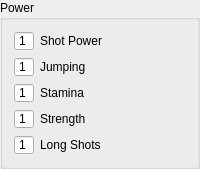
            <widget class="QGroupBox" name="groupBox_6">
             <property name="title">
              <string>Power</string>
             </property>
             <layout class="QGridLayout" name="gridLayout_7">
              <item row="5" column="1">
               <widget class="QLabel" name="label_32">
                <property name="text">
                 <string>Long Shots</string>
                </property>
               </widget>
              </item>
              <item row="4" column="1">
               <widget class="QLabel" name="label_28">
                <property name="text">
                 <string>Strength</string>
                </property>
               </widget>
              </item>
              <item row="0" column="1">
               <widget class="QLabel" name="label_29">
                <property name="text">
                 <string>Shot Power</string>
                </property>
               </widget>
              </item>
              <item row="2" column="1">
               <widget class="QLabel" name="label_30">
                <property name="text">
                 <string>Jumping</string>
                </property>
               </widget>
              </item>
              <item row="3" column="1">
               <widget class="QLabel" name="label_31">
                <property name="text">
                 <string>Stamina</string>
                </property>
               </widget>
              </item>
              <item row="0" column="0">
               <widget class="QSpinBox" name="spinBox_25">
                <property name="sizePolicy">
                 <sizepolicy hsizetype="Fixed" vsizetype="Fixed">
                  <horstretch>0</horstretch>
                  <verstretch>0</verstretch>
                 </sizepolicy>
                </property>
                <property name="minimumSize">
                 <size>
                  <width>20</width>
                  <height>20</height>
                 </size>
                </property>
                <property name="maximumSize">
                 <size>
                  <width>20</width>
                  <height>20</height>
                 </size>
                </property>
                <property name="buttonSymbols">
                 <enum>QAbstractSpinBox::NoButtons</enum>
                </property>
                <property name="minimum">
                 <number>1</number>
                </property>
               </widget>
              </item>
              <item row="2" column="0">
               <widget class="QSpinBox" name="spinBox_26">
                <property name="sizePolicy">
                 <sizepolicy hsizetype="Fixed" vsizetype="Fixed">
                  <horstretch>0</horstretch>
                  <verstretch>0</verstretch>
                 </sizepolicy>
                </property>
                <property name="minimumSize">
                 <size>
                  <width>20</width>
                  <height>20</height>
                 </size>
                </property>
                <property name="maximumSize">
                 <size>
                  <width>20</width>
                  <height>20</height>
                 </size>
                </property>
                <property name="buttonSymbols">
                 <enum>QAbstractSpinBox::NoButtons</enum>
                </property>
                <property name="minimum">
                 <number>1</number>
                </property>
               </widget>
              </item>
              <item row="3" column="0">
               <widget class="QSpinBox" name="spinBox_27">
                <property name="sizePolicy">
                 <sizepolicy hsizetype="Fixed" vsizetype="Fixed">
                  <horstretch>0</horstretch>
                  <verstretch>0</verstretch>
                 </sizepolicy>
                </property>
                <property name="minimumSize">
                 <size>
                  <width>20</width>
                  <height>20</height>
                 </size>
                </property>
                <property name="maximumSize">
                 <size>
                  <width>20</width>
                  <height>20</height>
                 </size>
                </property>
                <property name="buttonSymbols">
                 <enum>QAbstractSpinBox::NoButtons</enum>
                </property>
                <property name="minimum">
                 <number>1</number>
                </property>
               </widget>
              </item>
              <item row="4" column="0">
               <widget class="QSpinBox" name="spinBox_28">
                <property name="sizePolicy">
                 <sizepolicy hsizetype="Fixed" vsizetype="Fixed">
                  <horstretch>0</horstretch>
                  <verstretch>0</verstretch>
                 </sizepolicy>
                </property>
                <property name="minimumSize">
                 <size>
                  <width>20</width>
                  <height>20</height>
                 </size>
                </property>
                <property name="maximumSize">
                 <size>
                  <width>20</width>
                  <height>20</height>
                 </size>
                </property>
                <property name="buttonSymbols">
                 <enum>QAbstractSpinBox::NoButtons</enum>
                </property>
                <property name="minimum">
                 <number>1</number>
                </property>
               </widget>
              </item>
              <item row="5" column="0">
               <widget class="QSpinBox" name="spinBox_29">
                <property name="sizePolicy">
                 <sizepolicy hsizetype="Fixed" vsizetype="Fixed">
                  <horstretch>0</horstretch>
                  <verstretch>0</verstretch>
                 </sizepolicy>
                </property>
                <property name="minimumSize">
                 <size>
                  <width>20</width>
                  <height>20</height>
                 </size>
                </property>
                <property name="maximumSize">
                 <size>
                  <width>20</width>
                  <height>20</height>
                 </size>
                </property>
                <property name="buttonSymbols">
                 <enum>QAbstractSpinBox::NoButtons</enum>
                </property>
                <property name="minimum">
                 <number>1</number>
                </property>
               </widget>
              </item>
             </layout>
            </widget>
